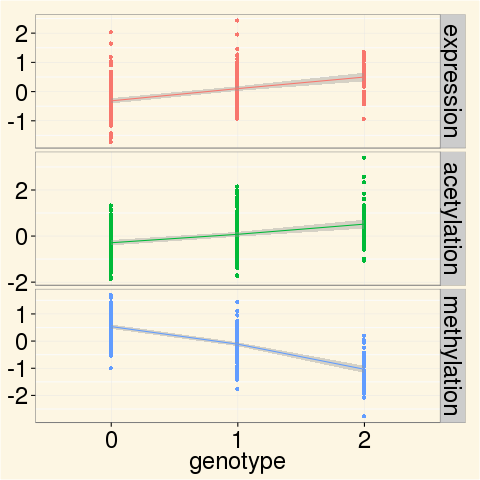

R code for this plot:
#!/usr/bin/env Rscript

library(data.table)
library(reshape2)
library(ggplot2)

data <- fread("../primary/multi_qtl_data.tsv", drop="projid")
data <- data[which(snp == sample(snp, 1))]

xlab <- sprintf("genotype (RS%d)", data[1,snp])
elab <- sprintf("expression (ENSG%011d)", data[1,feature.e])
alab <- sprintf("acetylation (peak%d)", data[1,feature.ace])
mlab <- sprintf("methylation (%s)", data[1,feature.me])

id.vars <- c("snp", "g", "feature.e", "feature.me", "feature.ace")
data <- melt(data, id.vars=id.vars, variable.name="data.type")
data[,g := factor(round(g), levels=0:2)]
data[,data.type := factor(data.type, levels=c("e", "ace", "me"), 
                          labels=c(elab, alab, mlab))]

p <- ggplot(data, aes(x=g, y=value, col=data.type, group=data.type)) +
    geom_point() +
    stat_smooth() +
    facet_grid(data.type~., scales="free") +
    theme_bw() +
    theme(legend.position = "none") +
    labs(x=xlab, y=NULL)

pdf("qtl_example.pdf")
print(p)
dev.off()

png("qtl_example.png")
print(p)
dev.off()
